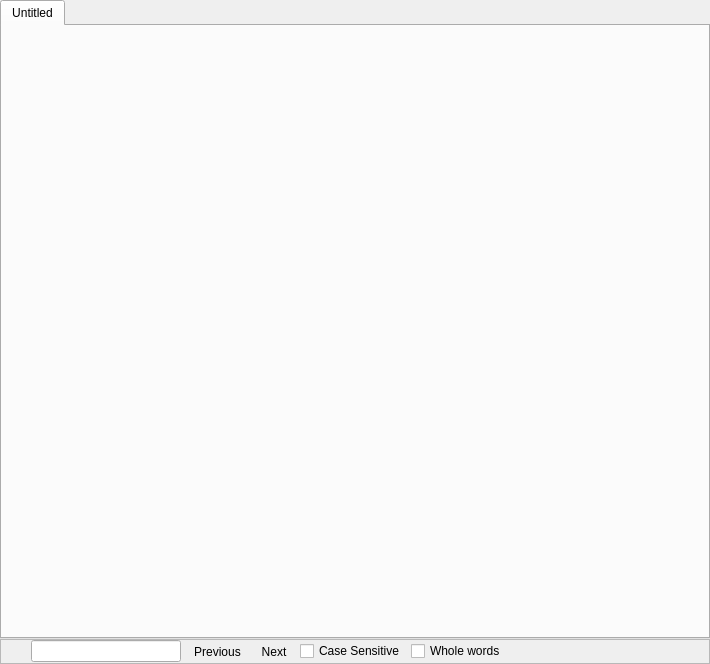
<?xml version="1.0" encoding="UTF-8"?>
<ui version="4.0">
 <comment>*********************************************************************
*********************************************************************</comment>
 <class>TabbedBrowser</class>
 <widget class="QWidget" name="TabbedBrowser">
  <property name="geometry">
   <rect>
    <x>0</x>
    <y>0</y>
    <width>710</width>
    <height>664</height>
   </rect>
  </property>
  <property name="windowTitle">
   <string>TabbedBrowser</string>
  </property>
  <layout class="QVBoxLayout">
   <property name="spacing">
    <number>0</number>
   </property>
   <property name="margin">
    <number>0</number>
   </property>
   <item>
    <widget class="QTabWidget" name="tab">
     <widget class="QWidget" name="frontpage">
      <attribute name="title">
       <string>Untitled</string>
      </attribute>
      <layout class="QGridLayout">
       <property name="margin">
        <number>8</number>
       </property>
       <property name="spacing">
        <number>6</number>
       </property>
      </layout>
     </widget>
    </widget>
   </item>
   <item>
    <widget class="QFrame" name="frameFind">
     <property name="frameShape">
      <enum>QFrame::StyledPanel</enum>
     </property>
     <property name="frameShadow">
      <enum>QFrame::Raised</enum>
     </property>
     <layout class="QHBoxLayout">
      <property name="spacing">
       <number>6</number>
      </property>
      <property name="margin">
       <number>0</number>
      </property>
      <item>
       <widget class="QToolButton" name="toolClose">
        <property name="text">
         <string/>
        </property>
        <property name="icon">
         <iconset resource="../../resources/recources.qrc">
          <normaloff>:/msc/images/close.png</normaloff>:/msc/images/close.png</iconset>
        </property>
        <property name="autoRaise">
         <bool>true</bool>
        </property>
       </widget>
      </item>
      <item>
       <widget class="QLineEdit" name="editFind">
        <property name="sizePolicy">
         <sizepolicy hsizetype="Fixed" vsizetype="Fixed">
          <horstretch>0</horstretch>
          <verstretch>0</verstretch>
         </sizepolicy>
        </property>
        <property name="minimumSize">
         <size>
          <width>150</width>
          <height>0</height>
         </size>
        </property>
       </widget>
      </item>
      <item>
       <widget class="QToolButton" name="toolPrevious">
        <property name="text">
         <string>Previous</string>
        </property>
        <property name="icon">
         <iconset resource="../../resources/recources.qrc">
          <normaloff>:/msc/images/searchprevious.png</normaloff>:/msc/images/searchprevious.png</iconset>
        </property>
        <property name="toolButtonStyle">
         <enum>Qt::ToolButtonTextBesideIcon</enum>
        </property>
        <property name="autoRaise">
         <bool>true</bool>
        </property>
       </widget>
      </item>
      <item>
       <widget class="QToolButton" name="toolNext">
        <property name="minimumSize">
         <size>
          <width>0</width>
          <height>0</height>
         </size>
        </property>
        <property name="text">
         <string>Next</string>
        </property>
        <property name="icon">
         <iconset resource="../../resources/recources.qrc">
          <normaloff>:/msc/images/searchnext.png</normaloff>:/msc/images/searchnext.png</iconset>
        </property>
        <property name="toolButtonStyle">
         <enum>Qt::ToolButtonTextBesideIcon</enum>
        </property>
        <property name="autoRaise">
         <bool>true</bool>
        </property>
        <property name="arrowType">
         <enum>Qt::NoArrow</enum>
        </property>
       </widget>
      </item>
      <item>
       <widget class="QCheckBox" name="checkCase">
        <property name="text">
         <string>Case Sensitive</string>
        </property>
       </widget>
      </item>
      <item>
       <widget class="QCheckBox" name="checkWholeWords">
        <property name="text">
         <string>Whole words</string>
        </property>
       </widget>
      </item>
      <item>
       <widget class="QLabel" name="labelWrapped">
        <property name="minimumSize">
         <size>
          <width>0</width>
          <height>20</height>
         </size>
        </property>
        <property name="maximumSize">
         <size>
          <width>105</width>
          <height>20</height>
         </size>
        </property>
        <property name="text">
         <string/>
        </property>
        <property name="textFormat">
         <enum>Qt::RichText</enum>
        </property>
        <property name="scaledContents">
         <bool>true</bool>
        </property>
        <property name="alignment">
         <set>Qt::AlignLeading|Qt::AlignLeft|Qt::AlignVCenter</set>
        </property>
       </widget>
      </item>
      <item>
       <spacer>
        <property name="orientation">
         <enum>Qt::Horizontal</enum>
        </property>
        <property name="sizeHint" stdset="0">
         <size>
          <width>81</width>
          <height>21</height>
         </size>
        </property>
       </spacer>
      </item>
     </layout>
    </widget>
   </item>
  </layout>
 </widget>
 <resources>
  <include location="../../resources/recources.qrc"/>
 </resources>
 <connections/>
</ui>
